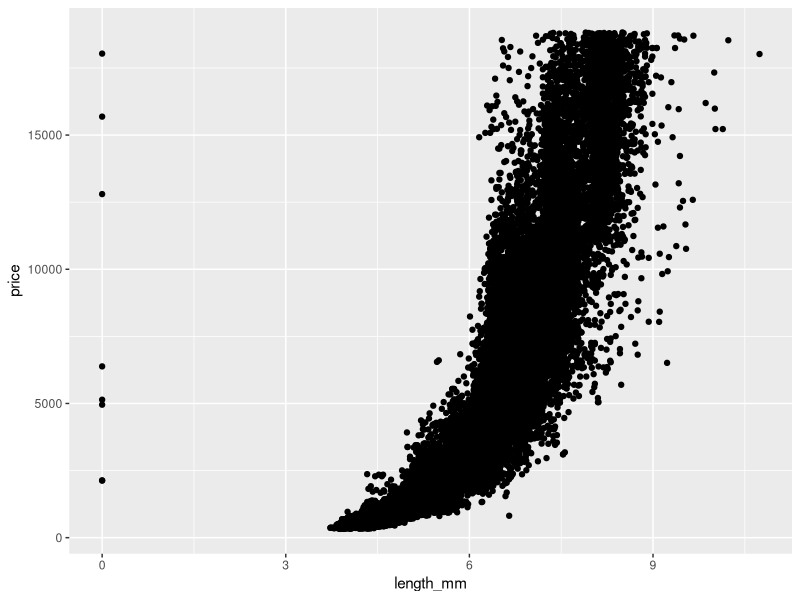
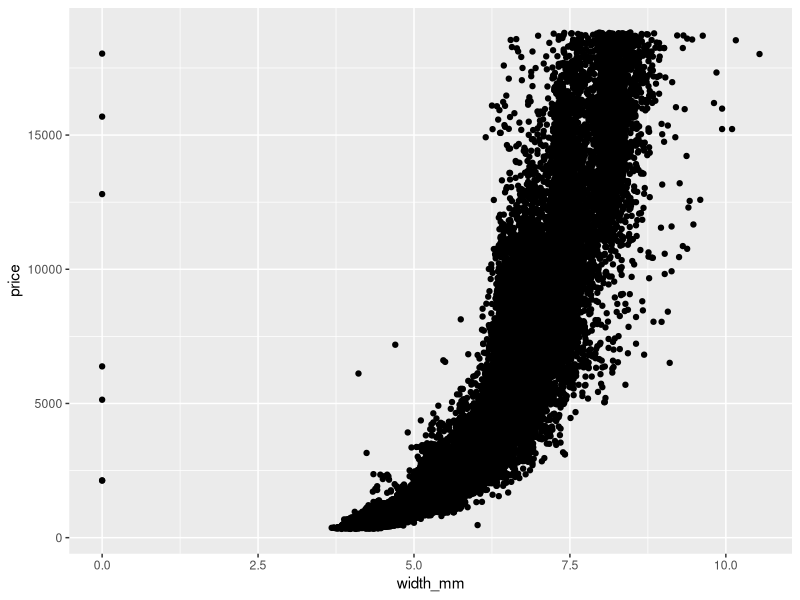
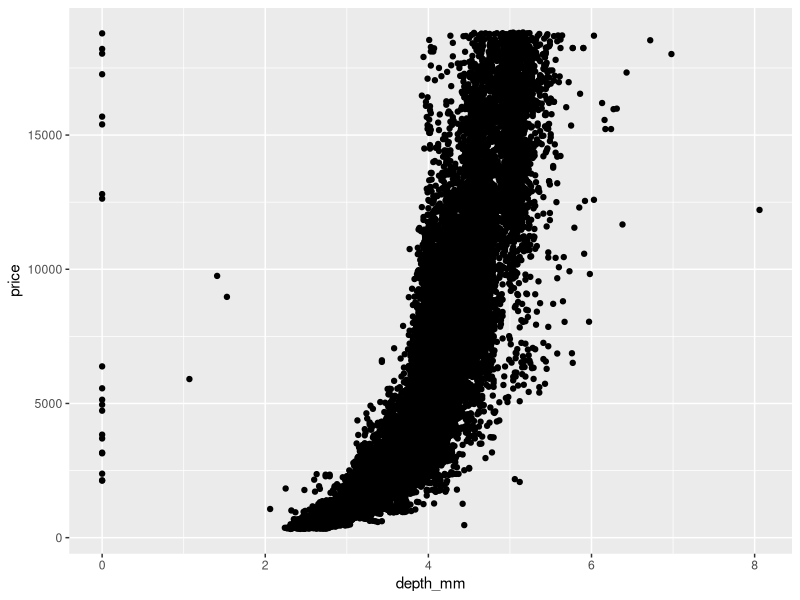

These figures' R source, in order:
## ---- chunk 1
library(tidyverse) 
library(ggplot2)
view(diamonds)
## ---- chunk 2
diamonds <- diamonds %>% rename(
    depth_pct = depth,
    length_mm = x,
    width_mm = y,
    depth_mm = z,
    table_pct = table
  )
## ---- chunk 3
# Do some preliminary investigations & cleaning
diamonds %>%
  group_by(price) %>%
  arrange(desc(price)) %>%
  ggplot(mapping = aes(x = length_mm,y = price)) +
  geom_point()

diamonds %>%
  filter(width_mm <= 20) %>%
  group_by(price) %>%
  arrange(desc(price)) %>%
  ggplot(mapping = aes(x = width_mm,y = price)) +
  geom_point()

diamonds %>%
  filter(depth_mm <= 20) %>%
  group_by(price) %>%
  arrange(desc(price)) %>%
  ggplot(mapping = aes(x = depth_mm,y = price)) +
  geom_point()

  





## ---- chunk 4

diamonds <- diamonds %>%
  mutate(table_mm = table_pct * width_mm / 100)

# Overall table_mm arithmetic mean?






# table_mm arithmetic mean within each clarity category






## ---- chunk 5
# Write gmean() command



## ---- chunk 6

test_data <- list(
  test1 = c(2.1, 3.8, 4.2),
  test2 = c(1, 10, 100, 1000),
  test3 = c(0, 1, 4),
  test4 = c(0.38,  0.94, -1.56),
  test5 = c(TRUE, TRUE),
  test6 = c("6", "7", "8")
)


# Create for loop to test gmean() on the above examples


## ---- chunk 7
# Copy gmean() from Ex4 and edit it to check the input





# Copy your code from Ex 5 to test your new command





## ---- chunk 8
# Overall table_mm geometic mean?






# table_mm geometic mean within each clarity category






## ---- chunk 9
# Create gmean2() that computes the geometric mean 
#   that uses the original definition






## ---- chunk 10
# Create a function that computes the harmonic mean







